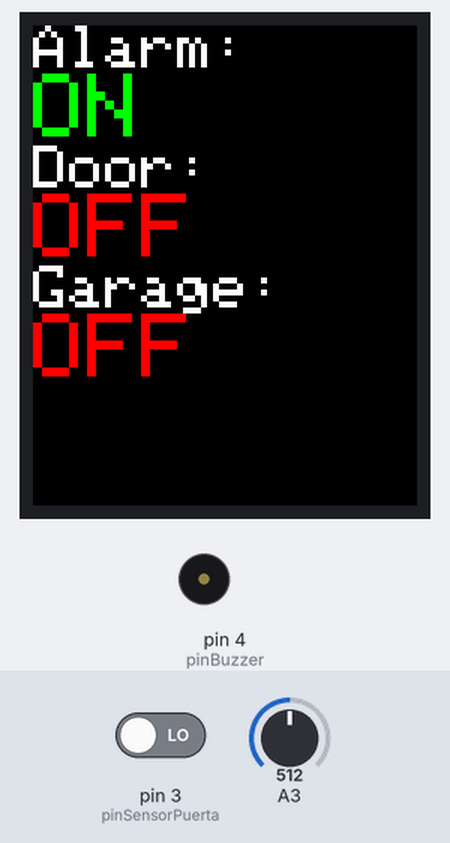
Recording of a sketch running on a simulated Arduino Uno, built with avr-gcc and run on an emulated ATmega328P. On the bench: 128×160 colour display, buzzer (waves = sounding, pin HIGH). The inputs (shaded band) are chosen by the test bench; at power-on: A3 = 512, pin 3 (pinSensorPuerta) LOW. Storage starts empty; what the sketch prints to the serial monitor is not drawn.

Above: at 1.4 s.
1.5 s: A3 set to 424
3.0 s: A3 set to 393
At 3.12 s:
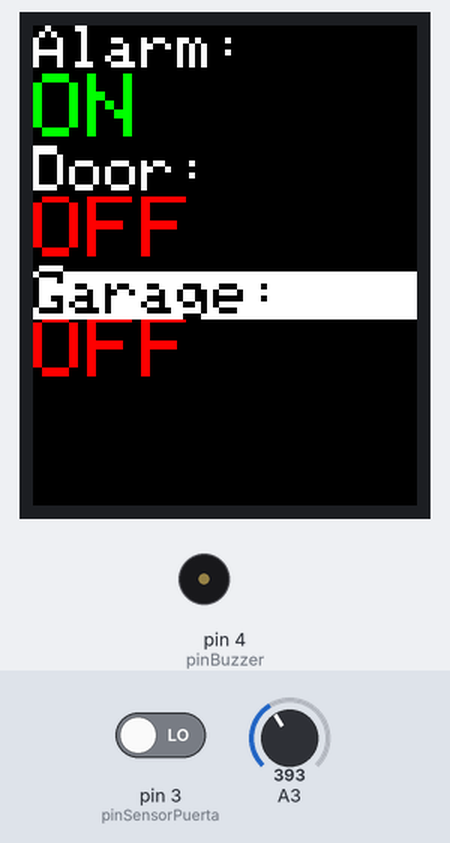
At 3.51 s:
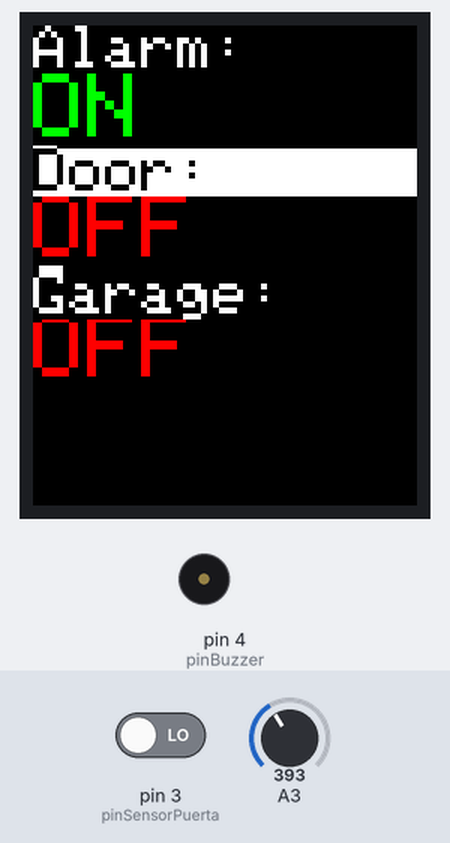
4.8 s: A3 set to 323
6.3 s: A3 set to 300
At 6.42 s:
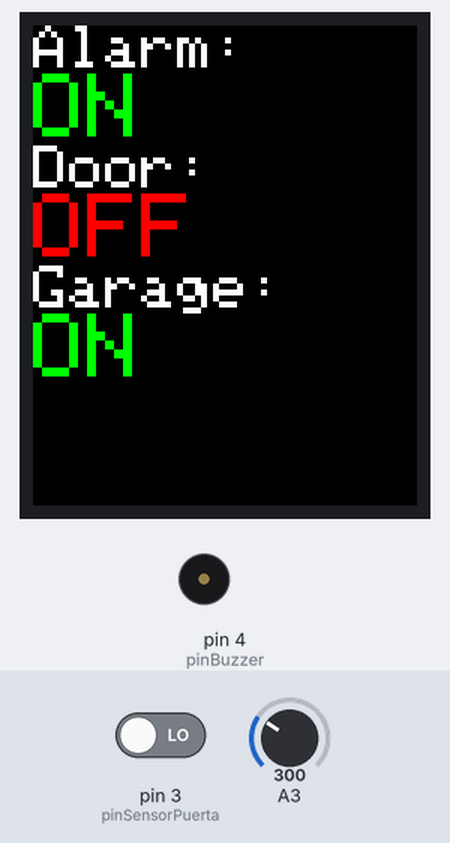
8.1 s: A3 set to 44
11.1 s: A3 set to 37
At 11.28 s:
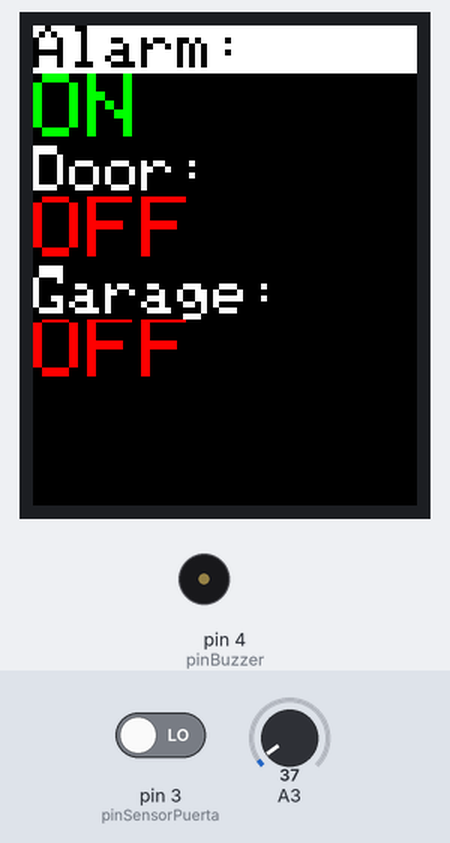

Measured:
- the behaviour switches between 410 and 409 on A3 (found by bisection; images 0 and 1)
- the behaviour switches between 308 and 307 on A3 (found by bisection; images 2 and 3)
- the behaviour switches between 41 and 40 on A3 (found by bisection; images 3 and 4)
- after the input at 1.5 s, every drawn part: stays the same
- after the input at 3.0 s, the display: changes after 0.08 s (image 1)
- after the input at 6.3 s, the display: changes after 0.08 s (image 3)
- after the input at 11.1 s, the display: changes after 0.13 s (image 4)

The sketch:

sky_cqrty.ino
```cpp
//#include <Wire.h>
//#include "rgb_lcd.h"
#include <Servo.h>
#include <Adafruit_GFX.h>    // Core graphics library
#include <Adafruit_ST7735.h> // Hardware-specific library
#include <SPI.h>
#include <SD.h>

// Constantes para pantalla TFT
#define TFT_CS     10
#define TFT_RST    9
#define TFT_DC     8
#define SD_CS    4  // Chip select line for SD card
#define BUTTON_NONE 0
#define BUTTON_DOWN 1
#define BUTTON_RIGHT 2
#define BUTTON_SELECT 3
#define BUTTON_UP 4
#define BUTTON_LEFT 5

/** CONSTANTES */
//const byte ROWS = 4;                  //four rows
//const byte COLS = 4;                  //four columns
byte grados = 90;                // constante de rotacion
byte DELAY_DISPARAR_ALARMA = 10;     // Controla cantidad de segundos antes de disparar alarma

/** ESTADOS */
boolean estadoAlarma = true;              //estado estadoAlarmaa, 0 para inactiva, 1 para activa, default 1
boolean estadoPuertaPrincipal = false;     //Estado en que esta la puerta, 0 esta cerrada, 1 abierta
boolean estadoGaraje = false;              // Estado garaje, 0 cerrada, 1 abierta

/** DISPOSITIVOS */
//rgb_lcd lcd;
Servo myServo;

/** BANDERAS */
boolean primeraVez;
boolean pantallaInfo = false;
boolean ventanaComando = false;
boolean newData = false;
boolean remoto = false;                   //indica cuando se abrio una sesión remota
boolean leyo = false;           //Bandera para saber cuando leerSerial leyo una linea

/** VARIABLES */
String contrasenas[4];
String comando;
byte error = 1;
char receivedChars[32];
byte pos = 0;                    // posicion actual del cursor.
byte rebote = 0;                // maneja el antirebote en el boton analogo


/** PINES */
int pinServo = 5;
int pinBoton = A0;
int pinBuzzer = 4;
int pinSensorPuerta = 3;

/** INICIALIZACIÓN PERIFERICOS */
Adafruit_ST7735 tft = Adafruit_ST7735(TFT_CS,  TFT_DC, TFT_RST);

void setup() {
  // put your setup code here, to run once:
  tft.initR(INITR_BLACKTAB);   // initialize a ST7735S chip, black tab
  pinMode(pinSensorPuerta, INPUT);
  pinMode(pinBoton, INPUT);
  pinMode(pinBuzzer, OUTPUT);
  Serial.begin(9600);

  tft.fillScreen(ST7735_BLACK);
   printEstadosTFT();

  //PRUEBA
  primeraVez = false; //SOLO PARA PRUEBAS, DEBE SER TRUE
  contrasenas[0] = "12345"; //cod1
  contrasenas[1] = "12345"; //cod2
  contrasenas[2] = "12345"; //master
  contrasenas[3] = "12345"; //remoto
  Serial.println("Initializing SD card...");
 if (!SD.begin(SD_CS)) {
    Serial.println("failed!");
    return;
  }
}
void loop() {
  uint8_t b = readButton();
  Serial.println(b);

  if(b == BUTTON_DOWN){

     pos = (pos+1) % 3;  // avanza uno en la posicion
     itemSelected(pos);  // se mueve a posición, dibuja celda.

  }
  if(b == BUTTON_LEFT){

  }
  if(b == BUTTON_UP){
    if(pos <= 0){
      pos=3;
      }
     pos = (pos-1) % 3;  // avanza uno en la posicion
     itemSelected(pos);  // se mueve a posición, dibuja celda.

  }
  if(b == BUTTON_RIGHT){

  }
  if(b == BUTTON_SELECT){

    itemClick(pos);

  }

}

//logica al seleccionar item en lista
void itemSelected(uint8_t pos){
  Serial.println(pos);
  if(pos == 0){
    //cursor sobre opcion alarma
    tft.setCursor(0,(17+24)*pos); // posicion del cursor para escribir
    tft.fillRect(0,(17+24)*pos, tft.width(), 16, ST7735_WHITE); // dibuja un rect en posicion de pos, color blanco
    drawtext("Alarm:",ST7735_BLACK,2,ST7735_WHITE);
    despintar(pos);
  }if(pos == 1){
    //cursor sobre opcion door
    tft.setCursor(0,(17+24)*pos); // posicion del cursor para escribir
    tft.fillRect(0,(17+24)*pos, tft.width(), 16, ST7735_WHITE); // dibuja un rect en posicion de pos, color blanco
    drawtext("Door:",ST7735_BLACK,2,ST7735_WHITE);
    despintar(pos);

  }
  if(pos == 2){
    //cursor sobre opcion garage
    tft.setCursor(0,(17+24)*pos); // posicion del cursor para escribir
    tft.fillRect(0,(17+24)*pos, tft.width(), 16, ST7735_WHITE); // dibuja un rect en posicion de pos, color blanco
    drawtext("Garage:",ST7735_BLACK,2,ST7735_WHITE);
    despintar(pos);

  }


}

//Despinta los item no seleccionados

void despintar(uint8_t pos){
   if(pos == 0){
    //cursor sobre opcion alarma y despinta los demas
    tft.setCursor(0,(17+24)*1); // posicion del cursor para escribir
    tft.fillRect(0,(17+24)*1, tft.width(), 16, ST7735_BLACK); // dibuja un rect en posicion de pos, color blanco
    drawtext("Door:", ST7735_WHITE, 2, ST7735_BLACK);
    tft.setCursor(0,(17+24)*2); // posicion del cursor para escribir
    tft.fillRect(0,(17+24)*2, tft.width(), 16, ST7735_BLACK); // dibuja un rect en posicion de pos, color blanco
    drawtext("Garage:", ST7735_WHITE, 2, ST7735_BLACK);
  }if(pos == 1){
    //cursor sobre opcion door
    tft.setCursor(0,(17+24)*0); // posicion del cursor para escribir
    tft.fillRect(0,(17+24)*0, tft.width(), 16, ST7735_BLACK); // dibuja un rect en posicion de pos, color blanco
    drawtext("Alarm:", ST7735_WHITE, 2, ST7735_BLACK);
    tft.setCursor(0,(17+24)*2); // posicion del cursor para escribir
    tft.fillRect(0,(17+24)*2, tft.width(), 16, ST7735_BLACK); // dibuja un rect en posicion de pos, color blanco
    drawtext("Garage:", ST7735_WHITE, 2, ST7735_BLACK);

  }
  if(pos == 2){
    //cursor sobre opcion garage
    tft.setCursor(0,(17+24)*0); // posicion del cursor para escribir
    tft.fillRect(0,(17+24)*0, tft.width(), 16, ST7735_BLACK); // dibuja un rect en posicion de pos, color blanco
    drawtext("Alarm:", ST7735_WHITE, 2, ST7735_BLACK);
    tft.setCursor(0,(17+24)*1); // posicion del cursor para escribir
    tft.fillRect(0,(17+24)*1, tft.width(), 16, ST7735_BLACK); // dibuja un rect en posicion de pos, color blanco
    drawtext("Door:", ST7735_WHITE, 2, ST7735_BLACK);
    }
  }

//Cambia la opcion al dar click sobre la opcion
void itemClick(uint8_t pos){

 if(pos == 0){
    //cursor sobre opcion alarma
     if(getState(estadoAlarma)=="ON"){
        estadoAlarma = false;
  }else if(getState(estadoAlarma)=="OFF"){
        estadoAlarma=true; }
  }
  if(pos == 1){
    //cursor sobre opcion door


  }
  if(pos == 2){
    //cursor sobre opcion garage
     if(getState(estadoGaraje)=="ON"){
        estadoGaraje = false;
  }else if(getState(estadoGaraje)=="OFF"){
      estadoGaraje=true; }
    }
    printEstadosTFT();
  }//fin click


// Lee señal de analogo y retorna numero (segun dirección)
uint8_t readButton(void) {
  float a = analogRead(3);
  uint8_t retorno;

  a *= 5.0;
  a /= 1024.0;

  Serial.print("Button read analog = ");
  Serial.println(a);
  if (a < 0.2) {retorno = BUTTON_DOWN;}
  else if(a < 1.0) {retorno = BUTTON_RIGHT;}
  else if(a < 1.5) {retorno = BUTTON_SELECT;}
  else if (a < 2.0) {retorno = BUTTON_UP;}
  else if (a < 3.2) {retorno = BUTTON_LEFT;}
  else {retorno = BUTTON_NONE;}

  if(rebote==2){
    rebote = 0; // Se reinicia contador de rebote
    return retorno; // retorne lo que reboto
  }else{
    rebote++; // Si no ha llegado rebote limite, siga sumando ando
    return 0;
  }
}

void leerSerial() {
  static byte ndx = 0;
  char endMarker = '\n';
  char rc;
  while (Serial.available() > 0 && !newData ) {          //ciclo mientenras haya algo disponible en serial y no sea algo nuevo
    char rc = Serial.read();                            //obtiene primer char del serial
    //Serial.println(rc);
    if (rc != endMarker) {
      receivedChars[ndx] = rc;
      ndx++;
      if (ndx >= 32) {
        ndx = 32 - 1;
      }
    }
    else {
      receivedChars[ndx] = '\0';            // terminate the string
      ndx = 0;                              //resets char array
      // return;                               // retorna y entrega el char[] con la lectura; No sirve, se necesita condicional adicional ademas de serial.available()
      newData = true;                       // Indica que ya se termino de leer la linea y la newData llego!
      leyo = true;
    }
  }
  newData = false;                          // Bandera en falso permite que proxima linea pueda ser leida

}

void empiezaSesionRemota() {
  Serial.println("Entro en sistema remoto, bienvenido");
  if (!checkPassword(3)) return;    // check remote pass and return true if correct, false otherwise

  Serial.println("Contraseña Correcta, Ingresando...");
  delay(1000);
  Serial.println("Ingrese comando");
  Serial.println("Escriba help para recibir ayuda");

  while (remoto) {                              // Mientras no se quiera salir del remoto
    leerSerial();                               // lea instruccion
    procesaInstruccion();                       // procese la Instruccion
  }

}
/**
   Checks password entrance in remote session. da 3 intentos, despues sale para volver a ingresar
   comando remoto. retorna true si se validan pass, false otherwise
*/
boolean checkPassword(int tipo) {
  int checkErrors = 1;      //contador del numero de intentos de ingreso contraseña
  leyo = false;         // puedo leer
  while (checkErrors < 4) {   //Mientras que los intentos de pass sean menores a 4
    Serial.println("\nIngrese contraseña"); Serial.print("Intento "+checkErrors);
    memset(receivedChars, 0, sizeof(receivedChars));    // limpia el receivedChars array antes de leer contraseña
    while (!leyo) {
      leerSerial();       //lee contrasñea
    }
    leyo = false;       //para volver a leer luego
    if (contrasenas[tipo]==receivedChars) {
      return true; //si contraseña correcta
    } else {
      Serial.println("contraseña incorrecta!");
      checkErrors++;          // Aumenta contador de intentos
    }
  }
  Serial.println("numero de intentos excedido");
  // se llamaria restablecer aqui
  remoto = false;       //lo expulsa del remoto, debe volver a ingresar.
  return false; //Si sale del while es porque excedio num de intentos
}

/**
   Coge instruccion recibida en receivedChars y ejecuta la accion correspondiente
*/
void procesaInstruccion() {

  String instruccion = receivedChars;
  delay(100); //needed for stability
  if (instruccion.compareTo("help") == 0) {
    Serial.println("Muestre ayuda");
    Serial.print("\n Comandos:\nActivar Alarma -> activarAlarma\nDesactivar Alarma -> desactivarAlarma\nAbrir garaje -> abrirGaraje\nCerrar Garaje -> cerrarGaraje\n");
  } else if (instruccion.compareTo("exit") == 0) {
    Serial.println("salir del remoto");
    remoto = false;       //pone bandera remoto en falso para salir del loop y volver a loop ppal
  } else if (instruccion.compareTo("activarAlarma") == 0) {
    Serial.println("Instruccion activarAlarma");
    if (!checkPassword(0)) return;              // lee pass de serial, valida con tipo y retorna si no pasa
    estadoAlarma = true;                           //Cambia el estado de la alarma
    printEstadosTFT();                            // Muestra pantalla principal con estados actualizados
    Serial.println("Alarma activada.");         // Aviso confirmacion a pantalla remoto
  } else if (instruccion.compareTo("desactivarAlarma") == 0) {
    Serial.println("Instruccion desactivarAlarma");
    if (!checkPassword(0)) return;              // lee pass de serial, valida con tipo y retorna si pasa
    estadoAlarma = false;
    printEstadosTFT();
    Serial.println("Alarma desactivada.");         // Aviso confirmacion a pantalla remoto
  } else if (instruccion.compareTo("abrirGaraje") == 0) {
    Serial.println("Instruccion abrirGaraje");
    if (!checkPassword(1)) return;            // lee pass del serial, valida con tipo de codigo, y retorna si no pasa
    if (!estadoGaraje) accionarGaraje(true);  //Si garaje no esta previamente abierto, abralo, en accionarGaraje cambia el estado
    printEstadosTFT();
    Serial.println("Abriendo Garaje");
  } else if (instruccion.compareTo("cerrarGaraje") == 0) {
    Serial.println("Instruccion cerrarGaraje");
    if (!checkPassword(1)) return;            // lee pass del serial, valida con tipo de codigo, y retorna si no pasa
    if (estadoGaraje) accionarGaraje(false);   //Si garaje no estaba previamente cerrado, cierrelo, en accionar Garaje cambia el estado
    printEstadosTFT();
    Serial.println("Cerrando Garaje");
  } else if (instruccion.compareTo("cambiarContrasenas") == 0) {
    Serial.println("Instruccion cambiarContrasenas");
  }
  memset(receivedChars, 0, sizeof(receivedChars));    // limpia el comando ingresado para que no sea leido luego

}

void accionarGaraje(boolean direccion) {
  myServo.attach(pinServo);
  if (direccion) {
    estadoGaraje = true;
    for (int i = 0; i <= grados; i++) {
      myServo.write(i);
      delay(15);
    }
  } else {
    estadoGaraje = false;
    for (int i = grados; i > 0; i--) {
      myServo.write(i);
      delay(15);
    }
  }
  delay(100);
  myServo.detach();

}

String getState(byte state) {
  if (state) {
    return "ON";
  }
  return "OFF";
}

String getEstadoPuertaPrincipal(int sensorValue) {
  estadoPuertaPrincipal = sensorValue == 1;
  if (estadoPuertaPrincipal) {
    return "ON";
  }
  return "OFF";
}

void drawtext(String text, uint16_t color, int tam, uint16_t background) {
  tft.setTextSize(tam);
  tft.setTextColor(color,background);
  tft.println(text);
}

void printEstadosTFT() {
  tft.fillScreen(ST7735_BLACK);  // limpia el display, poniendo el fondo negro.
  limpiarVariables();

  int sensorValue = digitalRead(pinSensorPuerta);
  //String texto = "\nAlarm \n" + getState(estadoAlarma) +
                 "\nDoor \n" + getEstadoPuertaPrincipal(sensorValue) +
                 "\nGarage \n" + getState(estadoGaraje);
  tft.setCursor(0, 0);
  drawtext("Alarm:", ST7735_WHITE, 2, ST7735_BLACK);
  if(getState(estadoAlarma)=="ON"){
    drawtext("ON", ST7735_GREEN, 3, ST7735_BLACK);
  }else if(getState(estadoAlarma)=="OFF"){
    drawtext("OFF", ST7735_RED, 3, ST7735_BLACK);
  }

  drawtext("Door:", ST7735_WHITE, 2, ST7735_BLACK);
  if(getEstadoPuertaPrincipal(sensorValue)=="ON"){
    drawtext("ON", ST7735_GREEN, 3, ST7735_BLACK);
  }else if(getEstadoPuertaPrincipal(sensorValue)=="OFF"){
    drawtext("OFF", ST7735_RED, 3, ST7735_BLACK);
  }
  drawtext("Garage:", ST7735_WHITE, 2, ST7735_BLACK);
  if(getState(estadoGaraje)=="ON"){
    drawtext("ON", ST7735_GREEN, 3, ST7735_BLACK);
  }else if(getState(estadoGaraje)=="OFF"){
    drawtext("OFF", ST7735_RED, 3, ST7735_BLACK);
  }

  pantallaInfo = true;
}

void limpiarVariables() {
  error = 1;
  comando = "";
}
```
